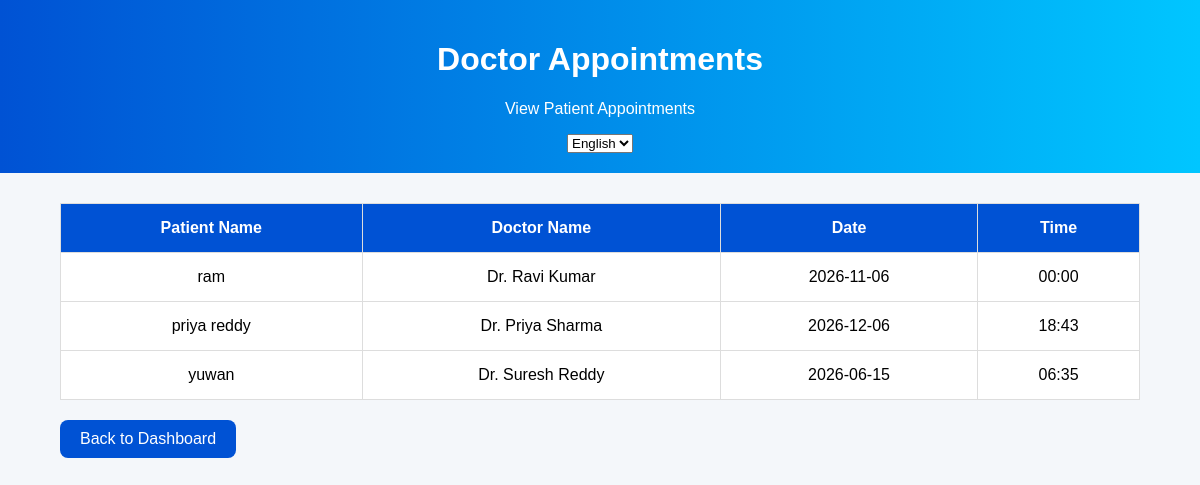
The app's page /appointments with its own data.
### app.py (models this page shows)
class Appointment(db.Model):
    id = db.Column(db.Integer, primary_key=True)
    patient_name = db.Column(db.String(100))
    doctor_name = db.Column(db.String(100))
    appointment_date = db.Column(db.String(50))
    appointment_time = db.Column(db.String(50))

### app.py (the view)
@app.route('/appointments')
def appointments():
    appointments = Appointment.query.all()
    return render_template(
        'doctor_appointments.html',
        appointments=appointments
    )

### templates/doctor_appointments.html (shortened to what this page needs)
<!DOCTYPE html>
<html>
<head>
</head>
<body>
<div class="header">
<h1 id="title">
</h1>
<p id="subtitle">
</p>
<select id="languageSelect"
onchange="changeLanguage()">
<option value="en">English</option>
</select>
</div>
<div class="container">
<table>
<tr>
<th id="patient-head">
</th>
<th id="doctor-head">
</th>
<th id="date-head">
</th>
<th id="time-head">
</th>
</tr>
{% for appointment in appointments %}
<tr>
<td>{{ appointment.patient_name }}</td>
<td>{{ appointment.doctor_name }}</td>
<td>{{ appointment.appointment_date }}</td>
<td>{{ appointment.appointment_time }}</td>
</tr>
{% endfor %}
</table>
<a href="/doctor"
class="back-btn"
id="back-btn">
</a>
</div>
</body>
</html>

### templates/doctor_appointments.html (style rules this page uses)
body { margin:0; font-family:Arial; background:#f4f7fa; }
.header { background:linear-gradient(to right,#0052d4,#00c6ff); color:white; text-align:center; padding:20px; }
.container { width:90%; margin:auto; margin-top:30px; }
table { width:100%; border-collapse:collapse; background:white; }
th,td { border:1px solid #ddd; padding:15px; text-align:center; }
th { background:#0052d4; color:white; }
.back-btn { display:inline-block; margin-top:20px; background:#0052d4; color:white; padding:10px 20px; text-decoration:none; border-radius:8px; }

### records on screen
Appointment: patient_name "ram", doctor_name "Dr. Ravi Kumar", appointment_date "2026-11-06", appointment_time "00:00"
Appointment: patient_name "priya reddy", doctor_name "Dr. Priya Sharma", appointment_date "2026-12-06", appointment_time "18:43"
Appointment: patient_name "yuwan", doctor_name "Dr. Suresh Reddy", appointment_date "2026-06-15", appointment_time "06:35"
